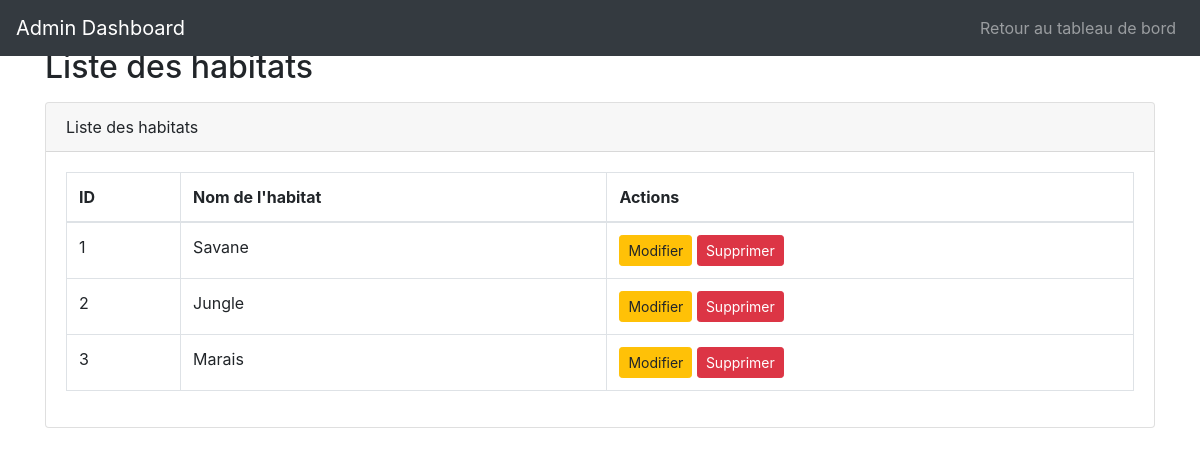
The app's page /list_habitats.php (signed in) with its own data.
### tables this page shows
CREATE TABLE IF NOT EXISTS `habitats` (
  `id` int NOT NULL AUTO_INCREMENT,
  `habitat_name` varchar(255) NOT NULL,
  PRIMARY KEY (`id`)
);

### list_habitats.php (the view, shortened to what this page needs)
<!DOCTYPE html>
<html lang="fr">
    <head>
        <link href="https://stackpath.bootstrapcdn.com/bootstrap/4.5.2/css/bootstrap.min.css" rel="stylesheet">
    </head>
    <body>
        <nav class="navbar navbar-expand-lg navbar-dark bg-dark fixed-top">
            <a class="navbar-brand" href="admin_dashboard.php">Admin Dashboard</a>
            <div class="collapse navbar-collapse" id="navbarResponsive">
                <ul class="navbar-nav ml-auto">
                    <li class="nav-item">
                        <a class="nav-link" href="admin_dashboard.php">Retour au tableau de bord</a>
                    </li>
                </ul>
            </div>
        </nav>
        <div class="container mt-5">
            <h2>Liste des habitats</h2>
            <div class="card mt-3">
                <div class="card-header">
                    Liste des habitats
                </div>
                <div class="card-body">
                    <table class="table table-bordered">
                        <thead>
                            <tr>
                                <th>ID</th>
                                <th>Nom de l'habitat</th>
                                <th>Actions</th>
                            </tr>
                        </thead>
                        <tbody>
                            <?php
                            $conn = new mysqli("localhost", "376865", "Marley2809", "zooarcadiaa_zoo");
                            $result = $conn->query("SELECT * FROM habitats");
                            if ($result->num_rows > 0) {
                                while ($row = $result->fetch_assoc()) {
                                    echo "<tr>";
                                    echo "<td>" . $row['id'] . "</td>";
                                    echo "<td>" . $row['habitat_name'] . "</td>";
                                    echo "<td>
                                            <a href='edit_habitat.php?id=" . $row['id'] . "' class='btn btn-warning btn-sm'>Modifier</a>
                                            <a href='delete_habitat.php?id=" . $row['id'] . "' class='btn btn-danger btn-sm'>Supprimer</a>
                                        </td>";
                                    echo "</tr>";
                                }
                            } else {
                                echo "<tr><td colspan='3'>Aucun habitat trouvé</td></tr>";
                            }
                            ?>
                        </tbody>
                    </table>
                </div>
            </div>
        </div>
    </body>
</html>

### records on screen
habitats: id "1", habitat_name "Savane"
habitats: id "2", habitat_name "Jungle"
habitats: id "3", habitat_name "Marais"
